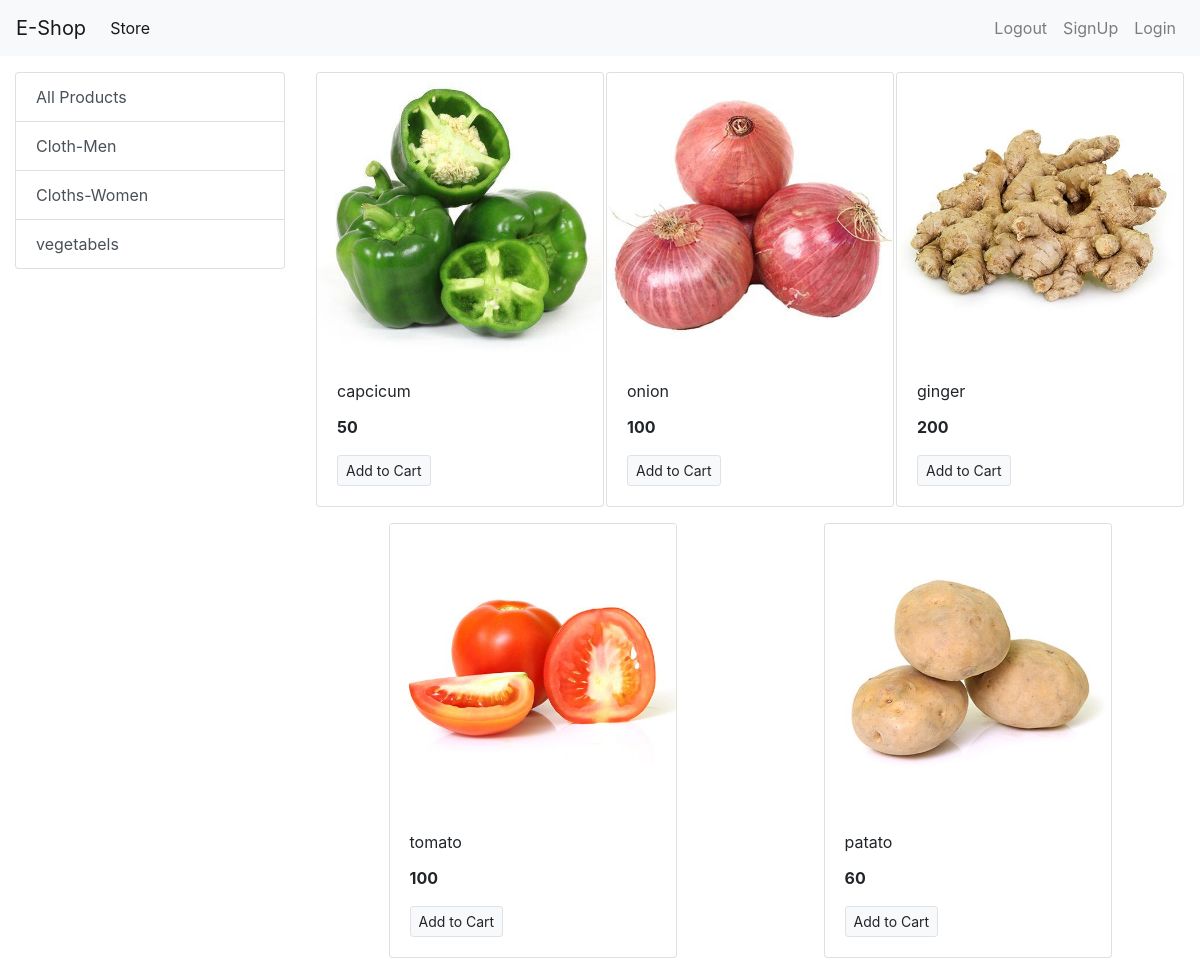
Before: /?category=3 with the older database file.
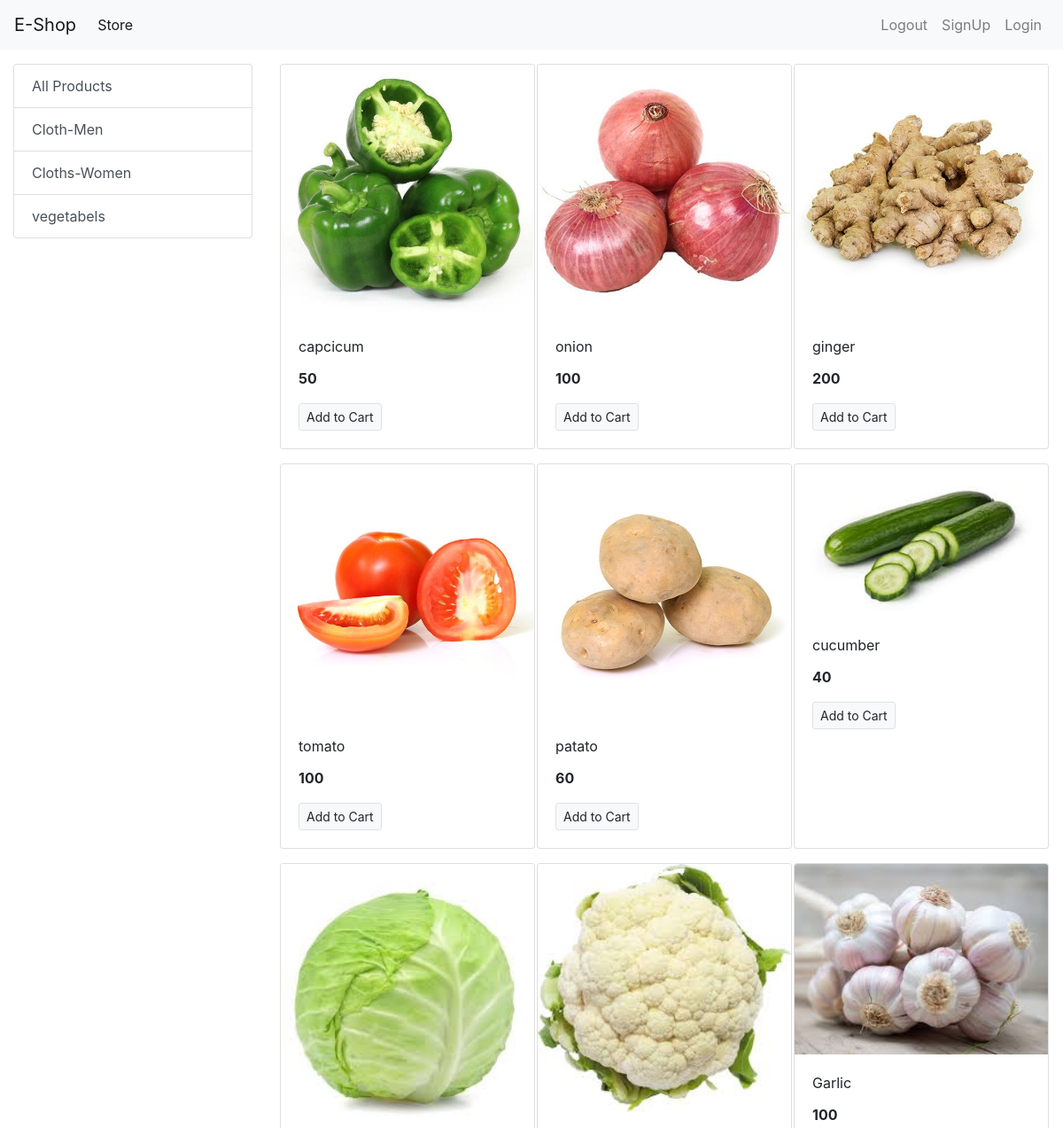
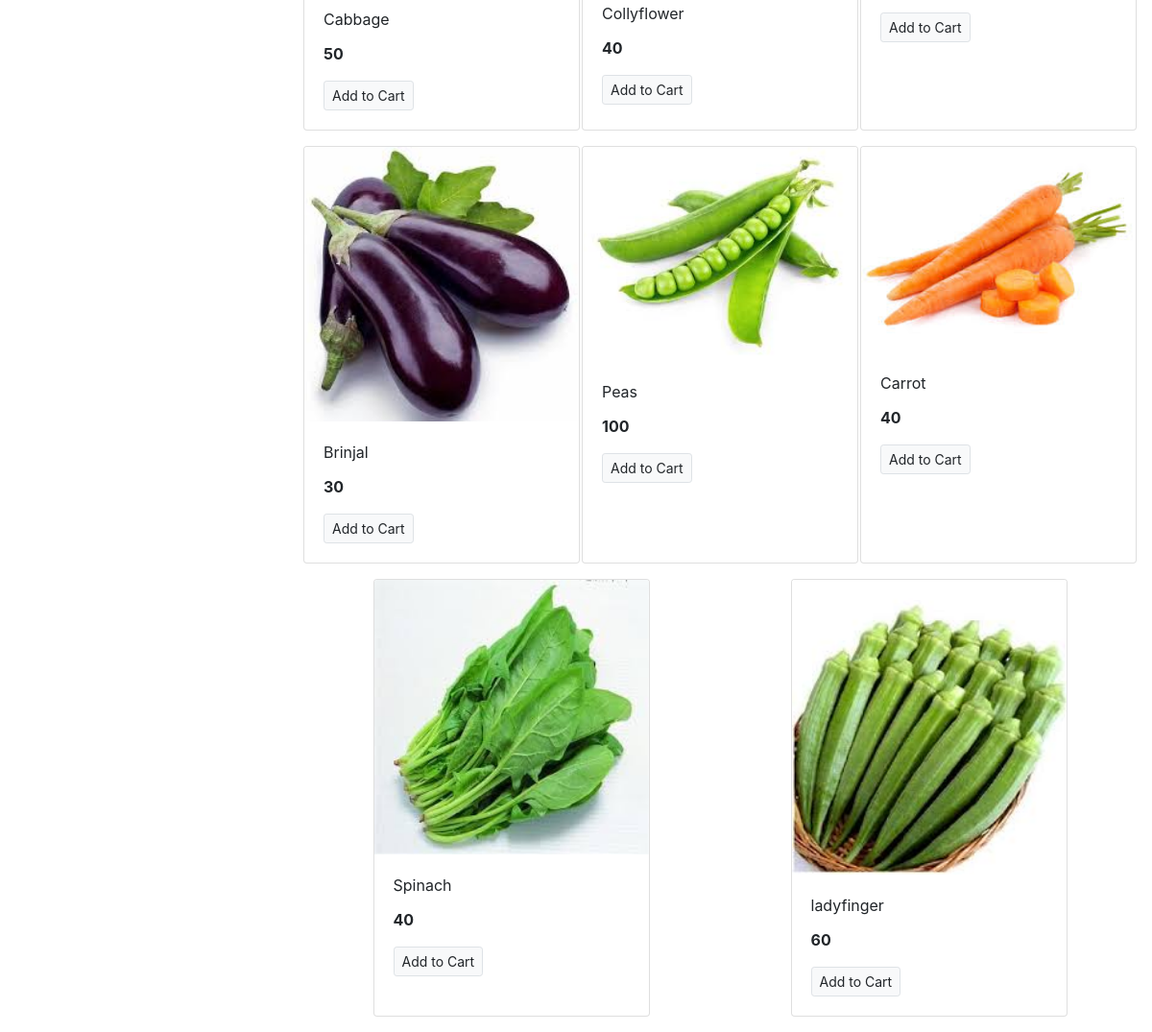
After: the same page with the newer database file (2 pictures, top to bottom).
### store/models/category.py (models this page shows, shortened)
class Category(models.Model):
    name = models.CharField(max_length=20)
    @staticmethod
    def get_all_categories():
        return Category.objects.all()

### store/models/product.py (models this page shows, shortened)
class Product(models.Model):
    name = models.CharField(max_length=50)
    price = models.IntegerField(default=0)
    category = models.ForeignKey(Category,on_delete=models.CASCADE,default=1)
    description = models.CharField(max_length=200,default='',null=True,blank=True)
    image = models.ImageField(upload_to='Uploads/products/')
    @staticmethod
    def get_all_products_by_categoryid(category_id):
        if category_id:
            return Product.objects.filter(category=category_id)
        else:
            return Product.get_all_products()

### store/views.py (the view)
# urls.py: path('',index,name='homepage'),
def index(request):
    products = None
    categories =Category.get_all_categories()
    categoryID= request.GET.get('category')
    if categoryID:
        products=Product.get_all_products_by_categoryid(categoryID)
    else:
        products=Product.get_all_products()
    data= {}
    data['products']= products
    data['categories']= categories
    return render(request,'index.html',data)

### store/templates/index.html
{% extends 'base.html' %}
{% block content %}
<div class="container-fluid mt-3">
  <div class="row">
    <div class="col-lg-3 mx-auto">
      <div class="list-group">
        <a href="/" class="list-group-item list-group-item-action ">All Products</a>
        {% for category in categories %}
        <a href="/?category={{category.id}}" class="list-group-item list-group-item-action ">{{category.name}}</a>
        {% endfor %}
      </div>
    </div>
    <div id="products" class="col-lg-9 mx-auto">
      <div class="row mx-auto">
        {% for product in products %}
        <div class="card mx-auto mb-3" style="width: 18rem;">
          <img class="card-img-top" src="{{product.image.url}}" alt="Card image cap">
          <div class="card-body">
            <p class="card-title">{{product.name}}</p>
            <p class="card-text"><b>{{product.price}}</b></p>
            <a href="#" class="btn btn-light border btn-sm">Add to Cart</a>
          </div>
        </div>
        {% endfor %}
      </div>
    </div>
  </div>
</div>
{% endblock %}

### store/templates/base.html (shortened to what this page needs)
<!doctype html>
<html lang="en">
<head>
  <link rel="stylesheet" href="https://maxcdn.bootstrapcdn.com/bootstrap/4.0.0/css/bootstrap.min.css"
>
</head>
<body>
  <nav class="navbar navbar-expand-lg navbar-light bg-light">
    <a class="navbar-brand" href="#">E-Shop</a>
    <div class="collapse navbar-collapse" id="navbarSupportedContent">
      <ul class="navbar-nav mr-auto">
        <li class="nav-item active">
          <a class="nav-link" href="#">Store <span class="sr-only">(current)</span></a>
        </li>
      </ul>
      <ul class="navbar-nav my-2 my-lg-0">
        <li class="nav-item ">
          <a class="nav-link" href="#">Logout <span class="sr-only">(current)</span></a>
        </li>
        <li class="nav-item ">
          <a class="nav-link" href="/signup">SignUp <span class="sr-only">(current)</span></a>
        </li>
        <li class="nav-item ">
          <a class="nav-link" href="/login">Login <span class="sr-only">(current)</span></a>
        </li>
      </ul>
    </div>
  </nav>
  {% block content %}
  {% endblock %}
</body>
</html>

Changed rows visible on the page:
added Product: image (picture), name "cucumber", price "40"
added Product: image (picture), name "Cabbage", price "50"
added Product: image (picture), name "Collyflower", price "40"
added Product: image (picture), name "Garlic", price "100"
added Product: image (picture), name "Brinjal", price "30"
added Product: image (picture), name "Peas", price "100"
added Product: image (picture), name "Carrot", price "40"
added Product: image (picture), name "Spinach", price "40"
added Product: image (picture), name "ladyfinger", price "60"
